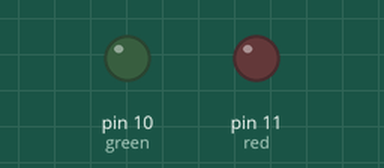
This sketch was run on a simulated Arduino Uno, built with avr-gcc and run on an emulated ATmega328P. On the bench: output pins drawn as LEDs (lit = HIGH). What the sketch prints to the serial monitor is not drawn.

Above: at 0.05 s.
At 1.0 s:
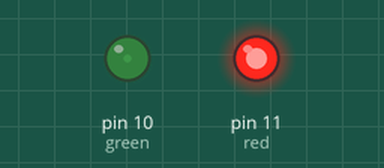
At 2.0 s:
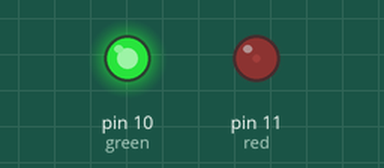
Timing chart, 0 to 4.6 s (numbered marks = the images above):
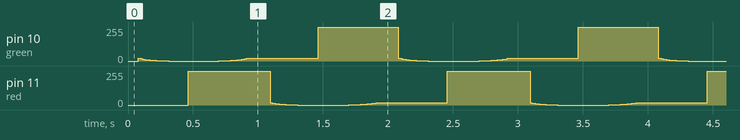

The sketch:

Noods_test.ino
```cpp
#define GAMMA 2.6


#define red 11
#define green 10

int greenPin = 10;
int redPin = 11;

void setup() {
  // put your setup code here, to run once:
  pinMode(green, OUTPUT);
  pinMode(red, OUTPUT);
  Serial.begin(9600);
}

void loop() {
  // green
  float phase = (millis() / 1000.0 - 2.0 * 1 / (float)2) * M_PI;
  int brightness = int(pow((sin(phase) + 1.0) * 0.5, GAMMA) * 255 + 0.5);
  analogWrite(green, brightness);
  // red
  phase = (millis() / 1000.0 - 2.0 * 2 / (float)2) * M_PI;
  brightness = int(pow((sin(phase) + 1.0) * 0.5, GAMMA) * 255 + 0.5);
  analogWrite(red, brightness);
  Serial.println(brightness);
}
```
